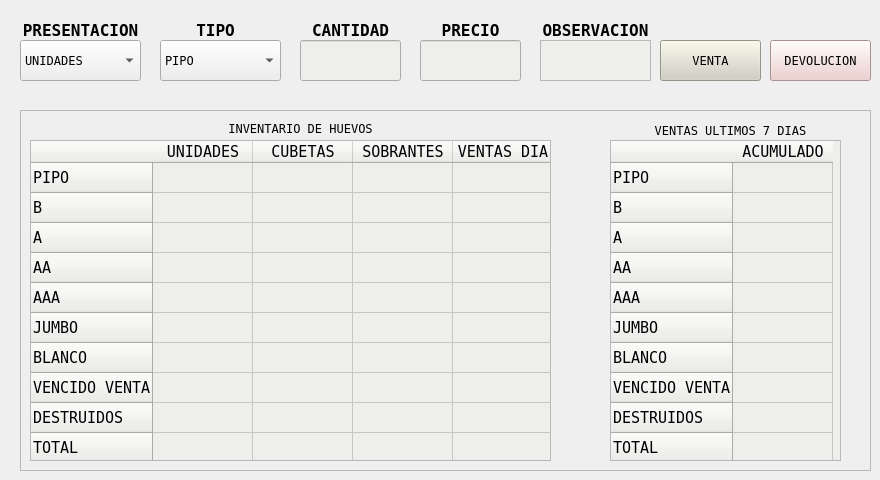
    <widget class="QWidget" name="tab_3">
     <attribute name="title">
      <string>VENTAS</string>
     </attribute>
     <widget class="QPushButton" name="pushButton_3">
      <property name="geometry">
       <rect>
        <x>660</x>
        <y>40</y>
        <width>101</width>
        <height>41</height>
       </rect>
      </property>
      <property name="font">
       <font>
        <family>Andale Mono</family>
       </font>
      </property>
      <property name="styleSheet">
       <string notr="true">background-color: rgb(209, 207, 192);</string>
      </property>
      <property name="text">
       <string>VENTA</string>
      </property>
     </widget>
     <widget class="QPushButton" name="pushButton_4">
      <property name="geometry">
       <rect>
        <x>770</x>
        <y>40</y>
        <width>101</width>
        <height>41</height>
       </rect>
      </property>
      <property name="font">
       <font>
        <family>Andale Mono</family>
       </font>
      </property>
      <property name="styleSheet">
       <string notr="true">background-color: rgb(236, 201, 199);</string>
      </property>
      <property name="text">
       <string>DEVOLUCION</string>
      </property>
     </widget>
     <widget class="QLabel" name="label_9">
      <property name="geometry">
       <rect>
        <x>540</x>
        <y>10</y>
        <width>111</width>
        <height>41</height>
       </rect>
      </property>
      <property name="font">
       <font>
        <family>Andale Mono</family>
        <pointsize>12</pointsize>
        <weight>75</weight>
        <italic>false</italic>
        <bold>true</bold>
       </font>
      </property>
      <property name="text">
       <string>OBSERVACION</string>
      </property>
      <property name="alignment">
       <set>Qt::AlignCenter</set>
      </property>
     </widget>
     <widget class="QLabel" name="label_10">
      <property name="geometry">
       <rect>
        <x>20</x>
        <y>10</y>
        <width>121</width>
        <height>41</height>
       </rect>
      </property>
      <property name="font">
       <font>
        <family>Andale Mono</family>
        <pointsize>12</pointsize>
        <weight>75</weight>
        <bold>true</bold>
       </font>
      </property>
      <property name="text">
       <string>PRESENTACION</string>
      </property>
      <property name="alignment">
       <set>Qt::AlignCenter</set>
      </property>
     </widget>
     <widget class="QLabel" name="label_11">
      <property name="geometry">
       <rect>
        <x>160</x>
        <y>10</y>
        <width>111</width>
        <height>41</height>
       </rect>
      </property>
      <property name="font">
       <font>
        <family>Andale Mono</family>
        <pointsize>12</pointsize>
        <weight>75</weight>
        <bold>true</bold>
       </font>
      </property>
      <property name="text">
       <string>TIPO</string>
      </property>
      <property name="alignment">
       <set>Qt::AlignCenter</set>
      </property>
     </widget>
     <widget class="QComboBox" name="comboBox_3">
      <property name="geometry">
       <rect>
        <x>160</x>
        <y>40</y>
        <width>121</width>
        <height>41</height>
       </rect>
      </property>
      <property name="font">
       <font>
        <family>Andale Mono</family>
       </font>
      </property>
      <property name="styleSheet">
       <string notr="true">background-color: rgb(238, 238, 236);</string>
      </property>
      <item>
       <property name="text">
        <string>PIPO</string>
       </property>
      </item>
      <item>
       <property name="text">
        <string>B</string>
       </property>
      </item>
      <item>
       <property name="text">
        <string>A</string>
       </property>
      </item>
      <item>
       <property name="text">
        <string>AA</string>
       </property>
      </item>
      <item>
       <property name="text">
        <string>AAA</string>
       </property>
      </item>
      <item>
       <property name="text">
        <string>JUMBO</string>
       </property>
      </item>
      <item>
       <property name="text">
        <string>BLANCO</string>
       </property>
      </item>
      <item>
       <property name="text">
        <string>VENCIDO VENTA</string>
       </property>
      </item>
      <item>
       <property name="text">
        <string>DESTRUIDOS</string>
       </property>
      </item>
     </widget>
     <widget class="QLabel" name="label_12">
      <property name="geometry">
       <rect>
        <x>300</x>
        <y>10</y>
        <width>101</width>
        <height>41</height>
       </rect>
      </property>
      <property name="font">
       <font>
        <family>Andale Mono</family>
        <pointsize>12</pointsize>
        <weight>75</weight>
        <bold>true</bold>
       </font>
      </property>
      <property name="text">
       <string>CANTIDAD</string>
      </property>
      <property name="alignment">
       <set>Qt::AlignCenter</set>
      </property>
     </widget>
     <widget class="QComboBox" name="comboBox_4">
      <property name="geometry">
       <rect>
        <x>20</x>
        <y>40</y>
        <width>121</width>
        <height>41</height>
       </rect>
      </property>
      <property name="font">
       <font>
        <family>Andale Mono</family>
       </font>
      </property>
      <property name="styleSheet">
       <string notr="true">background-color: rgb(238, 238, 236);</string>
      </property>
      <item>
       <property name="text">
        <string>UNIDADES</string>
       </property>
      </item>
      <item>
       <property name="text">
        <string>CUBETAS</string>
       </property>
      </item>
      <item>
       <property name="text">
        <string>SOBRANTES</string>
       </property>
      </item>
     </widget>
     <widget class="QLabel" name="label_13">
      <property name="geometry">
       <rect>
        <x>420</x>
        <y>10</y>
        <width>101</width>
        <height>41</height>
       </rect>
      </property>
      <property name="font">
       <font>
        <family>Andale Mono</family>
        <pointsize>12</pointsize>
        <weight>75</weight>
        <bold>true</bold>
       </font>
      </property>
      <property name="text">
       <string>PRECIO</string>
      </property>
      <property name="alignment">
       <set>Qt::AlignCenter</set>
      </property>
     </widget>
     <widget class="QTextEdit" name="textEdit_6">
      <property name="geometry">
       <rect>
        <x>540</x>
        <y>40</y>
        <width>111</width>
        <height>41</height>
       </rect>
      </property>
      <property name="font">
       <font/>
      </property>
      <property name="styleSheet">
       <string notr="true">background-color: rgb(238, 238, 236);</string>
      </property>
      <property name="html">
       <string>&lt;!DOCTYPE HTML PUBLIC &quot;-//W3C//DTD HTML 4.0//EN&quot; &quot;http://www.w3.org/TR/REC-html40/strict.dtd&quot;&gt;
&lt;html&gt;&lt;head&gt;&lt;meta name=&quot;qrichtext&quot; content=&quot;1&quot; /&gt;&lt;style type=&quot;text/css&quot;&gt;
p, li { white-space: pre-wrap; }
&lt;/style&gt;&lt;/head&gt;&lt;body style=&quot; font-family:'Ubuntu'; font-size:11pt; font-weight:400; font-style:normal;&quot;&gt;
&lt;p style=&quot;-qt-paragraph-type:empty; margin-top:0px; margin-bottom:0px; margin-left:0px; margin-right:0px; -qt-block-indent:0; text-indent:0px;&quot;&gt;&lt;br /&gt;&lt;/p&gt;&lt;/body&gt;&lt;/html&gt;</string>
      </property>
     </widget>
     <widget class="QFrame" name="frame">
      <property name="geometry">
       <rect>
        <x>20</x>
        <y>110</y>
        <width>851</width>
        <height>361</height>
       </rect>
      </property>
      <property name="font">
       <font>
        <family>Andale Mono</family>
       </font>
      </property>
      <property name="frameShape">
       <enum>QFrame::StyledPanel</enum>
      </property>
      <property name="frameShadow">
       <enum>QFrame::Raised</enum>
      </property>
      <widget class="QTableWidget" name="tableWidget_2">
       <property name="geometry">
        <rect>
         <x>10</x>
         <y>30</y>
         <width>521</width>
         <height>321</height>
        </rect>
       </property>
       <property name="font">
        <font>
         <family>Andale Mono</family>
         <pointsize>11</pointsize>
         <weight>50</weight>
         <italic>false</italic>
         <bold>false</bold>
        </font>
       </property>
       <property name="styleSheet">
        <string notr="true">font: 11pt &quot;Andale Mono&quot;;
background-color: rgb(238, 238, 236);</string>
       </property>
       <property name="verticalScrollBarPolicy">
        <enum>Qt::ScrollBarAlwaysOff</enum>
       </property>
       <property name="horizontalScrollBarPolicy">
        <enum>Qt::ScrollBarAlwaysOff</enum>
       </property>
       <property name="autoScroll">
        <bool>false</bool>
       </property>
       <property name="showGrid">
        <bool>true</bool>
       </property>
       <attribute name="horizontalHeaderHighlightSections">
        <bool>true</bool>
       </attribute>
       <row>
        <property name="text">
         <string>PIPO</string>
        </property>
       </row>
       <row>
        <property name="text">
         <string>B</string>
        </property>
       </row>
       <row>
        <property name="text">
         <string>A</string>
        </property>
       </row>
       <row>
        <property name="text">
         <string>AA</string>
        </property>
       </row>
       <row>
        <property name="text">
         <string>AAA</string>
        </property>
       </row>
       <row>
        <property name="text">
         <string>JUMBO</string>
        </property>
       </row>
       <row>
        <property name="text">
         <string>BLANCO</string>
        </property>
       </row>
       <row>
        <property name="text">
         <string>VENCIDO VENTA</string>
        </property>
       </row>
       <row>
        <property name="text">
         <string>DESTRUIDOS</string>
        </property>
       </row>
       <row>
        <property name="text">
         <string>TOTAL</string>
        </property>
       </row>
       <column>
        <property name="text">
         <string>UNIDADES</string>
        </property>
       </column>
       <column>
        <property name="text">
         <string>CUBETAS</string>
        </property>
       </column>
       <column>
        <property name="text">
         <string>SOBRANTES</string>
        </property>
       </column>
       <column>
        <property name="text">
         <string>VENTAS DIA</string>
        </property>
       </column>
      </widget>
      <widget class="QLabel" name="label_23">
       <property name="geometry">
        <rect>
         <x>20</x>
         <y>10</y>
         <width>521</width>
         <height>16</height>
        </rect>
       </property>
       <property name="font">
        <font>
         <family>Andale Mono</family>
        </font>
       </property>
       <property name="text">
        <string>INVENTARIO DE HUEVOS</string>
       </property>
       <property name="alignment">
        <set>Qt::AlignCenter</set>
       </property>
      </widget>
      <widget class="QLabel" name="label_88">
       <property name="geometry">
        <rect>
         <x>600</x>
         <y>10</y>
         <width>221</width>
         <height>21</height>
        </rect>
       </property>
       <property name="font">
        <font>
         <family>Andale Mono</family>
        </font>
       </property>
       <property name="text">
        <string>VENTAS ULTIMOS 7 DIAS</string>
       </property>
       <property name="alignment">
        <set>Qt::AlignCenter</set>
       </property>
      </widget>
      <widget class="QTableWidget" name="tableWidget_3">
       <property name="geometry">
        <rect>
         <x>590</x>
         <y>30</y>
         <width>231</width>
         <height>321</height>
        </rect>
       </property>
       <property name="font">
        <font>
         <family>Andale Mono</family>
         <pointsize>11</pointsize>
         <weight>50</weight>
         <italic>false</italic>
         <bold>false</bold>
        </font>
       </property>
       <property name="styleSheet">
        <string notr="true">font: 11pt &quot;Andale Mono&quot;;
background-color: rgb(238, 238, 236);</string>
       </property>
       <property name="verticalScrollBarPolicy">
        <enum>Qt::ScrollBarAlwaysOff</enum>
       </property>
       <property name="horizontalScrollBarPolicy">
        <enum>Qt::ScrollBarAlwaysOff</enum>
       </property>
       <property name="autoScroll">
        <bool>false</bool>
       </property>
       <row>
        <property name="text">
         <string>PIPO</string>
        </property>
       </row>
       <row>
        <property name="text">
         <string>B</string>
        </property>
       </row>
       <row>
        <property name="text">
         <string>A</string>
        </property>
       </row>
       <row>
        <property name="text">
         <string>AA</string>
        </property>
       </row>
       <row>
        <property name="text">
         <string>AAA</string>
        </property>
       </row>
       <row>
        <property name="text">
         <string>JUMBO</string>
        </property>
       </row>
       <row>
        <property name="text">
         <string>BLANCO</string>
        </property>
       </row>
       <row>
        <property name="text">
         <string>VENCIDO VENTA</string>
        </property>
       </row>
       <row>
        <property name="text">
         <string>DESTRUIDOS</string>
        </property>
       </row>
       <row>
        <property name="text">
         <string>TOTAL</string>
        </property>
       </row>
       <column>
        <property name="text">
         <string>ACUMULADO</string>
        </property>
       </column>
       <item row="0" column="0">
        <property name="font">
         <font>
          <family>Andale Mono</family>
         </font>
        </property>
       </item>
      </widget>
      <zorder>label_23</zorder>
      <zorder>label_88</zorder>
      <zorder>tableWidget_2</zorder>
      <zorder>tableWidget_3</zorder>
     </widget>
     <widget class="QLineEdit" name="lineEdit_2">
      <property name="geometry">
       <rect>
        <x>300</x>
        <y>40</y>
        <width>101</width>
        <height>41</height>
       </rect>
      </property>
      <property name="styleSheet">
       <string notr="true">background-color: rgb(238, 238, 236);</string>
      </property>
     </widget>
     <widget class="QLineEdit" name="lineEdit_3">
      <property name="geometry">
       <rect>
        <x>420</x>
        <y>40</y>
        <width>101</width>
        <height>41</height>
       </rect>
      </property>
      <property name="styleSheet">
       <string notr="true">background-color: rgb(238, 238, 236);</string>
      </property>
     </widget>
     <zorder>pushButton_3</zorder>
     <zorder>pushButton_4</zorder>
     <zorder>label_9</zorder>
     <zorder>label_10</zorder>
     <zorder>label_11</zorder>
     <zorder>comboBox_3</zorder>
     <zorder>label_12</zorder>
     <zorder>comboBox_4</zorder>
     <zorder>label_13</zorder>
     <zorder>frame</zorder>
     <zorder>textEdit_6</zorder>
     <zorder>lineEdit_2</zorder>
     <zorder>lineEdit_3</zorder>
    </widget>
